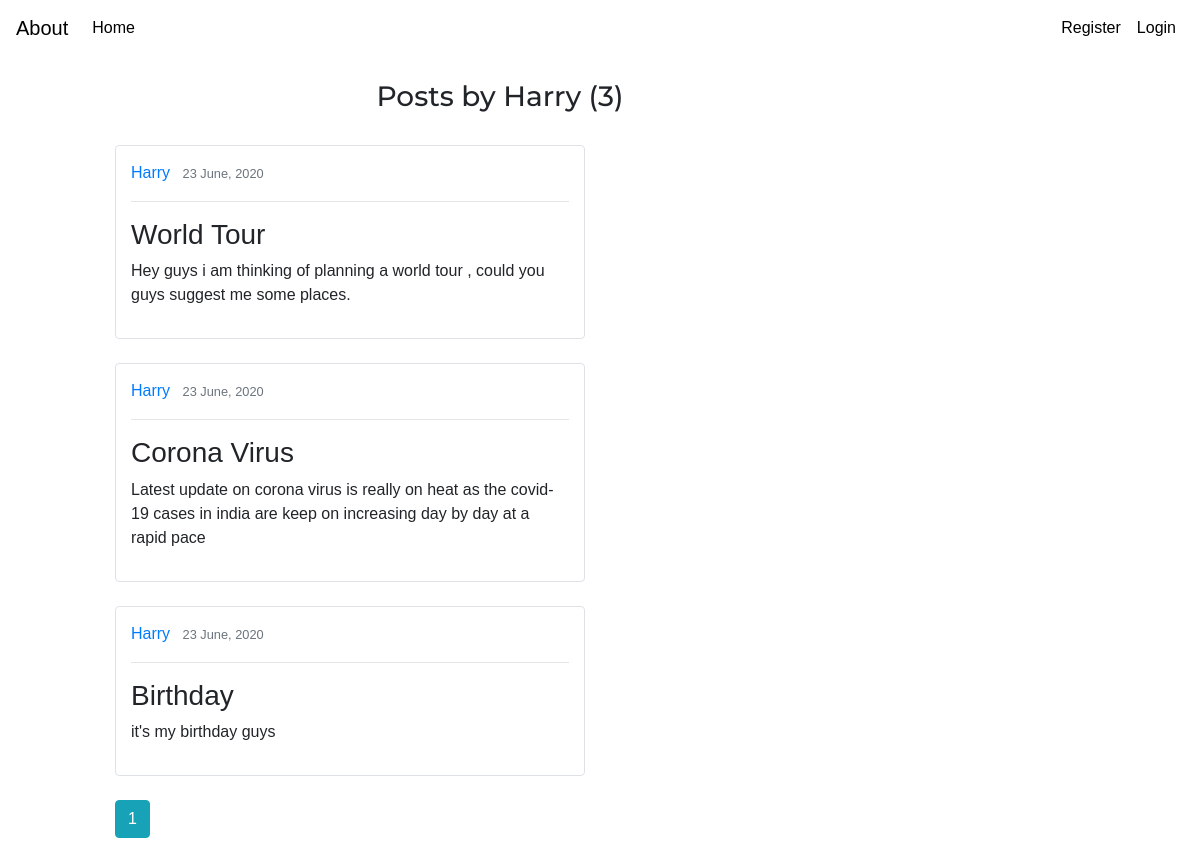
Screenshot of /user/Harry with the database file from the repository.
### blogpost/models.py (models this page shows, shortened)
class User(UserMixin,db.Model):
    id=db.Column(db.Integer , primary_key=True)
    username=db.Column(db.String(20) , unique=True)
    email=db.Column(db.String(50), unique=True)
    password=db.Column(db.String(80))
    posts=db.relationship('Post' , backref='author' , lazy=True)

class Post(UserMixin,db.Model):
    id=db.Column(db.Integer , primary_key=True)
    title=db.Column(db.String , nullable=False)
    content=db.Column(db.String , nullable=False)
    date_posted=db.Column(db.DateTime , nullable=False , default =datetime.utcnow())
    post_id=db.Column(db.Integer , db.ForeignKey('user.id'), nullable=False)

### blogpost/users/routes.py (the view)
@users.route("/user/<string:username>")
def user_posts(username):
    page = request.args.get('page', 1 , type=int)
    user=User.query.filter_by(username = username).first_or_404()
    all_posts=Post.query.filter_by(author = user)\
        .order_by(Post.date_posted.desc())\
        .paginate(page = page , per_page = 3)
    return render_template("user_posts.html" , posts = all_posts , user = user)

### blogpost/templates/user_posts.html (shortened to what this page needs)
{% extends "base.html" %}
{% block body %}
<h3 class="mb-3 top">Posts by {{user.username}} ({{posts.total}})</h3>
<div class="container " style="width:500px;margin-right:600px; padding:15px">
  {%for post in posts.items %}
   <article class="content-section border rounded" style="padding:15px">
     <div class="article-metadata">
       <a class="mr-2" href="{{url_for('posts.post_with_id',post_id=post.id)}}">{{post.author.username}}</a>
       <small class="text-muted">{{post.date_posted.strftime('%d %B, %Y')}}</small>
     </div>
      <hr>
     <h3 class="article-title"  href="{{url_for('users.user_posts',username=post.author.username)}}">{{post.title}}</h3>
     <p class="article-content" style="white-space:pre-wrap">{{post.content}}</p>
   </article>
   <br>
   {% endfor %}
{% for page_num in posts.iter_pages(left_edge=1 , right_edge=1 ,left_current=1 , right_current=2) %}
  {% if page_num %}
    {% if posts.page==page_num %}
      <a class="btn btn-info mb-2" href="{{url_for('users.user_posts', username=user.username , page=page_num)}}">{{page_num}}</a>
    {% else %}
      <a class="btn btn-outline-info mb-2" href="{{url_for('users.user_posts', username=user.username , page=page_num)}}">{{page_num}}</a>
  {% endif %}
{% endif %}
{% endfor %}
</div>
{% endblock %}

### blogpost/templates/base.html (shortened to what this page needs)
<!DOCTYPE html>
<html lang="en" dir="ltr">
  <head>
    <link rel="stylesheet" href="https://stackpath.bootstrapcdn.com/bootstrap/4.4.1/css/bootstrap.min.css">
  </head>
  <body>
      <header class="site-header" >
        <nav class="navbar navbar-expand-lg navbar-dark ">
    <a class="navbar-brand " href="{{url_for('main.about')}}" style="color:black">About</a>
    <div class="collapse navbar-collapse" id="navbarSupportedContent">
      <ul class="navbar-nav mr-auto">
        <li class="nav-item active">
          <a class="nav-link " href="{{url_for('main.posts')}}" style="color:black;">Home <span class="sr-only">(current)</span></a>
        </li>
          </ul>
      <div class="navbar-nav" >
        {% if current_user.is_authenticated %}
        <li class="nav-item active">
          <a class="nav-link" href="{{url_for('posts.new_post')}}" style="color:black">+New Post <span class="sr-only">(current)</span></a>
        </li>
        <li class="nav-item active" >
          <a class="nav-link" href="{{url_for('users.account')}}" style="color:black">Account <span class="sr-only">(current)</span></a>
        </li>
        <li class="nav-item active">
          <a class="nav-link" href="{{url_for('users.logout')}}" style="color:black">Logout <span class="sr-only">(current)</span></a>
        </li>
        {% else %}
        <li class="nav-item active">
          <a class="nav-link" href="{{url_for('users.register')}}" style="color:black">Register <span class="sr-only">(current)</span></a>
        </li>
        <li class="nav-item active">
          <a class="nav-link" href="{{url_for('users.login')}}" style="color:black">Login <span class="sr-only">(current)</span></a>
        </li>
        {% endif %}
    </div>
    </nav>
    </header>
        <br>
      {% block body %}{% endblock %}
  </body>
</html>

### blogpost/templates/base.html (style rules this page uses)
body { font-family: sans-serif; }

### blogpost/templates/user_posts.html (style rules this page uses)
.top { font-family : 'Montserrat' , sans-serif; text-align: center; margin-right: 200px; }

### rows the page displays
User: username "Harry"
Post: author.username "Harry", date_posted "23 June, 2020", title "World Tour", content "Hey guys i am thinking of planning a world tour , could you guys suggest me some places."
Post: author.username "Harry", date_posted "23 June, 2020", title "Corona Virus", content "Latest update on corona virus is really on heat as the covid-19 cases in india are keep on increasing day by day at a rapid pace"
Post: author.username "Harry", date_posted "23 June, 2020", title "Birthday", content "it's my birthday guys"

### other values shown
{{ posts.total }} "3"
{{ page_num }} "1"
